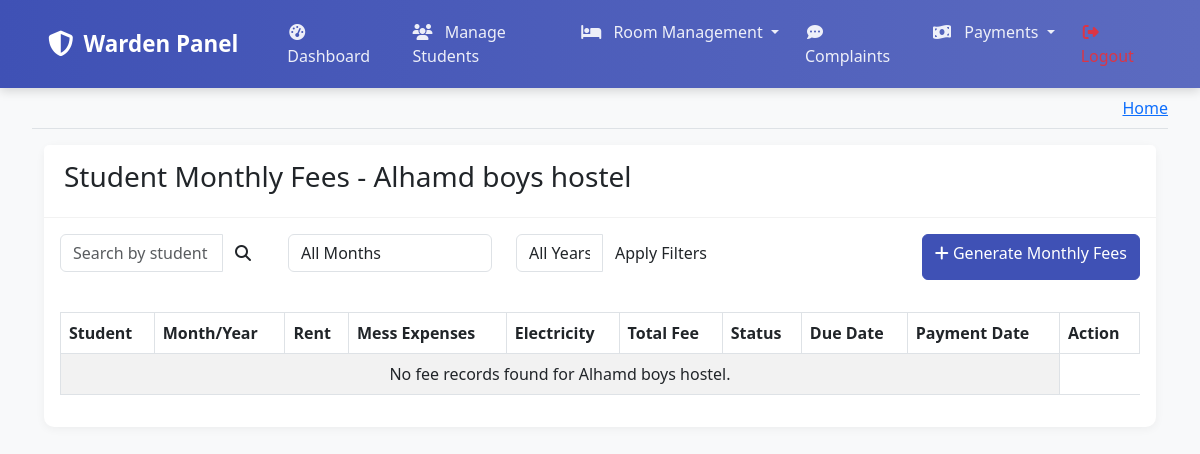
Before: /warden/monthly-fees/ (signed in) with the older database file.
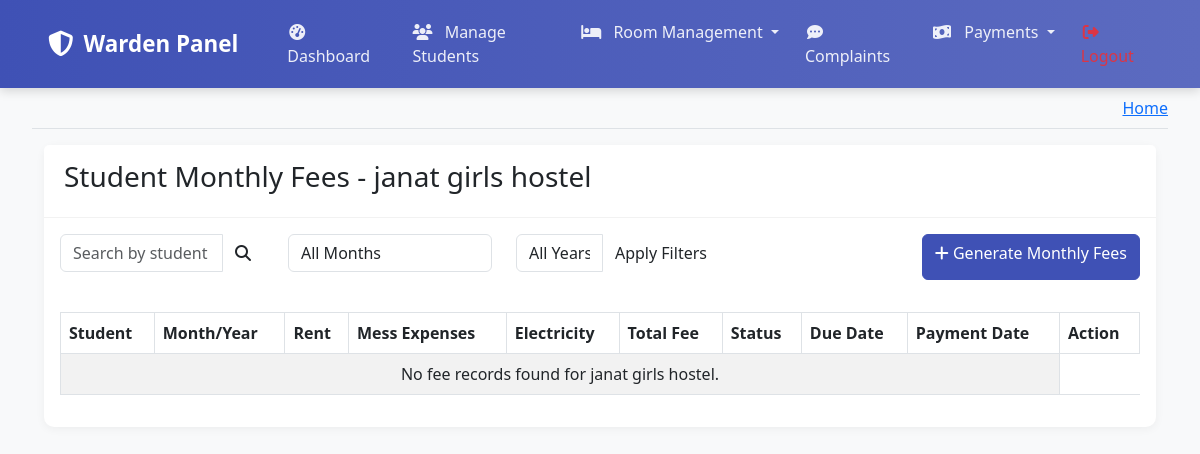
After: the same page with the newer database file.
### coustom_admin/models.py (models this page shows, shortened)
class Hostels(models.Model):
    STATUS_CHOICES = [
        ('Active', 'Active'),
        ('Inactive', 'Inactive'),
    ]
    name = models.CharField(max_length=100)
    address = models.TextField(max_length=250)
    gender = models.CharField(default="Male", choices=[('Male', 'Male'), ('Female', 'Female')])
    contact_number = models.CharField(max_length=11)
    total_floors = models.IntegerField()
    description = models.TextField(blank=True, null=True)
    status = models.CharField(max_length=10, choices=STATUS_CHOICES, default='Active')
    created_at = models.DateTimeField(auto_now_add=True)

### warden/views.py (the view, shortened to what this page needs)
# urls.py: path('monthly-fees/', views.monthly_fees, name='monthly_fees'),
@login_required
@user_passes_test(lambda u: hasattr(u, 'warden_profile'))
def monthly_fees(request):
    warden_profile = request.user.warden_profile
    assigned_hostel = HostelWardens.objects.filter(warden=warden_profile).first().hostel if HostelWardens.objects.filter(warden=warden_profile).exists() else None
    if not assigned_hostel:
        messages.error(request, 'You are not assigned to any hostel.')
        return redirect('warden:dashboard')
    from coustom_admin.models import StudentMonthlyFee
    import calendar
    from django.core.paginator import Paginator, EmptyPage, PageNotAnInteger
    from django.utils import timezone
    fees = StudentMonthlyFee.objects.filter(hostel=assigned_hostel).select_related('student', 'student__user').all().order_by('-year', '-month', '-created_at')
    search_query = request.GET.get('search', '')
    month_filter = request.GET.get('month', '')
    if month_filter:
        fees = fees.filter(month=month_filter)
    year_filter = request.GET.get('year', '')
    if year_filter:
        fees = fees.filter(year=year_filter)
    current_date = timezone.now().date()
    current_month = current_date.month
    current_year = current_date.year
    previous_month = current_month - 1 if current_month > 1 else 12
    previous_year = current_year if current_month > 1 else current_year - 1
    months = [
        (current_month, calendar.month_name[current_month]),
        (previous_month, calendar.month_name[previous_month])
    ]
    years = [current_year, previous_year] if previous_year != current_year else [current_year]
    paginator = Paginator(fees, 10)  # Show 10 fees per page
    page = request.GET.get('page')
    try:
        fees_page = paginator.page(page)
    except PageNotAnInteger:
        fees_page = paginator.page(1)
    except EmptyPage:
        fees_page = paginator.page(paginator.num_pages)
    context = {
        'page_title': 'Monthly Fees',
        'warden_hostel': assigned_hostel,
        'fees': fees_page,
        'page_obj': fees_page,
        'months': months,
        'years': years,
        'search_query': search_query,
        'month_filter': month_filter,
        'year_filter': year_filter,
    }
    return render(request, "warden/monthly_fees.html", context)

### warden/templates/warden/monthly_fees.html (shortened to what the changed rows need)
{% extends "warden/warden_base.html" %}
{% block content %}
<div class="container-fluid">
    <div class="row">
        <div class="col-md-12">
            <div class="card">
                <div class="card-header">
                    <h3 class="card-title">Student Monthly Fees - {{ warden_hostel.name }}</h3>
                </div>
                <div class="card-body">
                    <div class="table-responsive">
                        <table class="table table-bordered table-striped table-hover">
                            <thead class="thead-dark" style="position: sticky; top: 0; background-color: #fff; z-index: 1;">
                                <tr>
                                    <th>Student</th>
                                    <th>Month/Year</th>
                                    <th>Rent</th>
                                    <th>Mess Expenses</th>
                                    <th>Electricity</th>
                                    <th>Total Fee</th>
                                    <th>Status</th>
                                    <th>Due Date</th>
                                    <th>Payment Date</th>
                                    <th>Action</th>
                                </tr>
                            </thead>
                            <tbody>
                                {% for fee in fees %}
                                <tr>
                                    <td>{{ fee.student.user.get_full_name }}</td>
                                    <td>{{ fee.get_month_display }}/{{ fee.year }}</td>
                                    <td>{{ fee.monthly_rent }}</td>
                                    <td>{{ fee.mess_expenses }}</td>
                                    <td>{{ fee.electricity_bill }}</td>
                                    <td>{{ fee.total_fee }}</td>
                                    <td>
                                        {% if fee.payment_status == 'Paid' %}
                                            <span class="badge bg-success text-white"><i class="fas fa-check me-1"></i>{{ fee.payment_status }}</span>
                                        {% elif fee.payment_status == 'Overdue' %}
                                            <span class="badge bg-danger text-white"><i class="fas fa-times me-1"></i>{{ fee.payment_status }}</span>
                                        {% else %}
                                            <span class="badge bg-warning text-dark"><i class="fas fa-clock me-1"></i>{{ fee.payment_status }}</span>
                                        {% endif %}
                                    </td>
                                    <td>{{ fee.due_date }}</td>
                                    <td>{{ fee.payment_date|default:"Not Paid" }}</td>
                                    <td>
                                        {% if fee.payment_status != 'Paid' %}
                                            <a href="{% url 'warden:collect_monthly_fee' fee_id=fee.id %}" class="btn btn-sm btn-primary"><i class="fas fa-money-bill-wave me-1"></i>Collect Fee</a>
                                        {% else %}
                                            <span class="text-muted"><i class="fas fa-check me-1"></i>Paid</span>
                                        {% endif %}
                                    </td>
                                </tr>
                                {% empty %}
                                <tr>
                                    <td colspan="9" class="text-center">No fee records found for {{ warden_hostel.name }}.</td>
                                </tr>
                                {% endfor %}
                            </tbody>
                        </table>
                    </div>
                </div>
            </div>
        </div>
    </div>
</div>
{% endblock %}

Changed rows visible on the page:
no longer on this page (row edited): Hostels: name "Alhamd boys hostel"
now on this page (row unchanged): Hostels: name "janat girls hostel"
